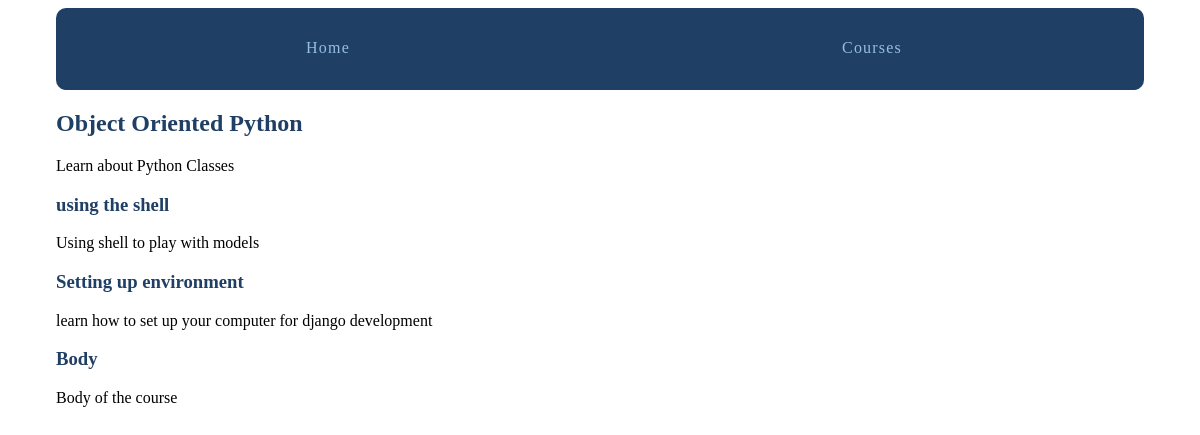
Page /courses/3/ on the committed database.
### courses/models.py (models this page shows, shortened)
class Course(models.Model):
    created_at = models.DateTimeField(auto_now_add=True)
    title = models.CharField(max_length=255)
    description = models.TextField()

class Step(models.Model):
    title = models.CharField(max_length=255)
    description = models.TextField()
    order = models.IntegerField(default=0)
    course = models.ForeignKey(Course)
    content = models.TextField(blank=True, default='')
    class Meta:
        ordering = ['order',]

### courses/views.py (the view)
# urls.py: url(r'(?P<pk>\d+)/', views.course_detail, name='course_detail'),
def course_detail(request, pk):
    course = get_object_or_404(Course, pk=pk)
    return render(request,'courses/course_detail.html', {'course': course})

### courses/templates/courses/course_detail.html (shortened to what this page needs)
{% extends "layout.html" %}
{% block content %}
<article>
    <h2><a href="{% url 'courses:course_list' %}">{{ course.title }}</a></h2>
    {{ course.description }}
<section>
    {% for step in course.step_set.all %}
        <h3><a href="{% url 'courses:step_detail' course_pk=step.course.pk step_pk=step.pk %}">
            {{ step.title  }}
            </a>
        </h3>
        {{ step.description  }}
    {% endfor %}
</section>
</article>
{% endblock content %}

### assets/css/layout.css (style rules this page uses)
html { box-sizing: border-box; }
*, *::after, *::before { box-sizing: inherit; }
article h2 a, article h3 a { color: #1f3f64; text-decoration: none; }

### rows in the picture
Course: title "Object Oriented Python", description "Learn about Python Classes"
Step: title "using the shell", description "Using shell to play with models"
Step: title "Setting up environment", description "learn how to set up your computer for django development"
Step: title "Body", description "Body of the course"
